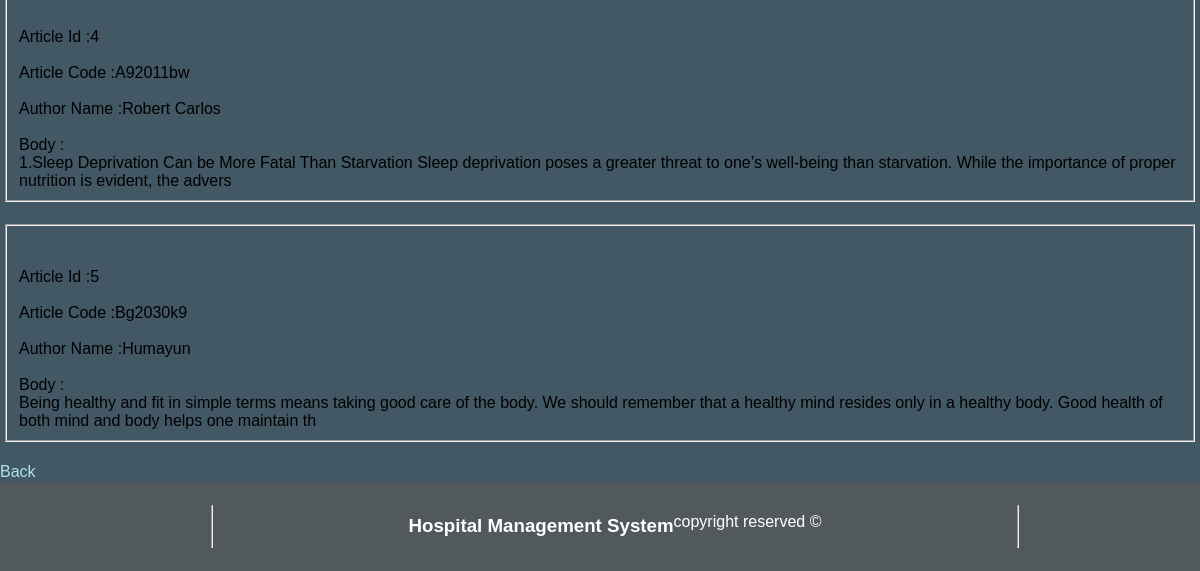
Page /Views/ViewArticle.php (signed in, lower part) on the earlier database version.
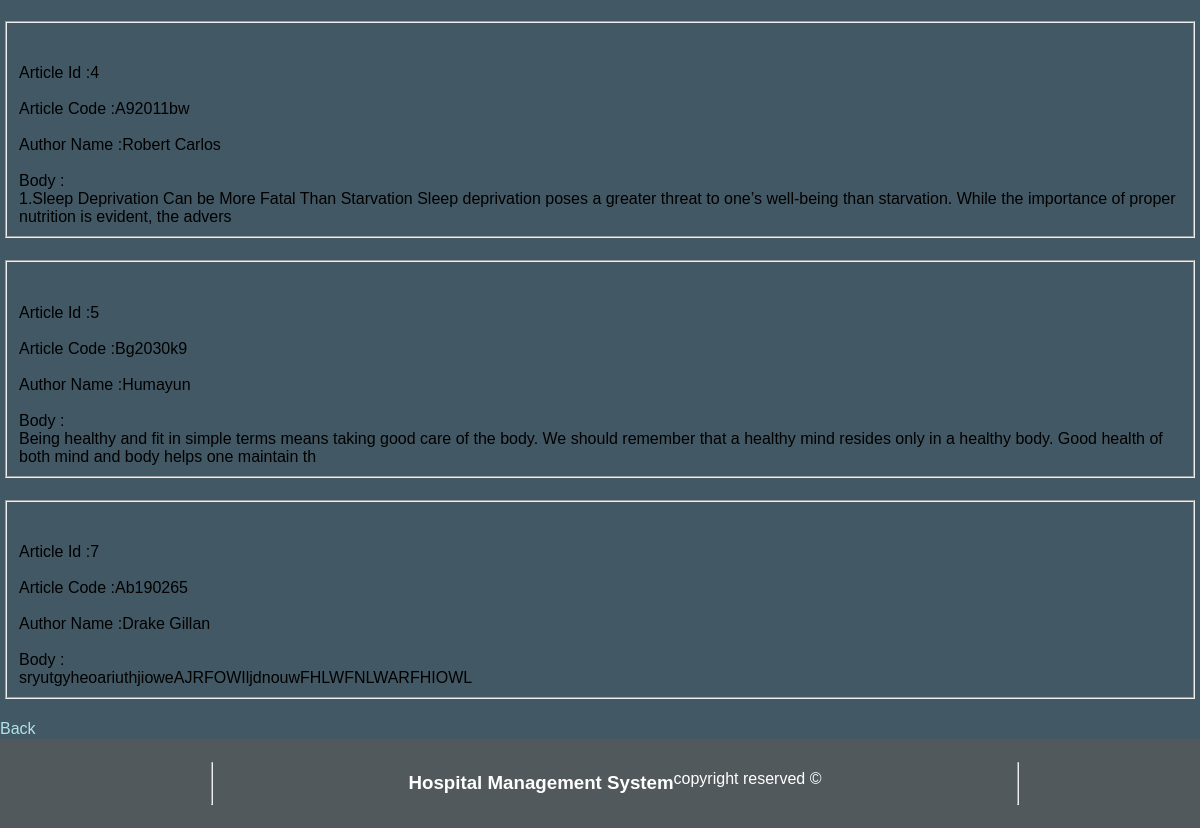
Same page on the later database version.
### tables this page shows
CREATE TABLE `article` (
  `Id` int(100) NOT NULL,
  `ArticleCode` varchar(100) NOT NULL,
  `AuthorName` varchar(100) NOT NULL,
  `Body` varchar(200) NOT NULL
);

### Models/database.php (called while the page is built, shortened)
<?php
$dbhost = "127.0.0.1";
$dbuser = "root";
$dbpass = "";
$dbname = "project";
function getConnection(){
    global $dbhost;
    global $dbuser;
    global $dbpass;
    global $dbname;
    return  mysqli_connect($dbhost, $dbuser, $dbpass, $dbname);
}
function ViewArticle()
{
    $con = getConnection();
    $sql = "Select * from article";
     $status = mysqli_query($con, $sql);
        return $status;
}
?>

### Views/ViewArticle.php (the view, shortened to what this page needs)
<?php
require '../Models/Database.php';
?>
<!DOCTYPE html>
<html lang="en">
<head>
    <link rel="stylesheet" href="../Views/css/styles.css">
</head>
<body class="Body">
<table>
    <?php
     $status = ViewArticle();
     if($status)
 {
     while($row=mysqli_fetch_assoc($status)){
     echo '
     <tbody>
     <tr>
     <td><fieldset><br><br>
     Article Id :'.$row['Id'].'<br><br>
     Article Code :'.$row['ArticleCode'].'<br><br>
     Author Name :'.$row['AuthorName'].'<br><br>
     Body :<br>'.$row['Body'].'</fieldset><br></td><br><br>
</tr>
</tbody>';
     }
 }
?>
</table>
<a class="DDref"  href="Articles.php">Back</a><br><br>
<a class="DDref" href="DoctorDashboard.php">Home</a><br>
<a href=""></a><br><br><br>
</body>
</html>

Differences in the rows shown:
added article: Id "7", ArticleCode "Ab190265", AuthorName "Drake Gillan", Body "sryutgyheoariuthjioweAJRFOWIljdnouwFHLWFNLWARFHIOWL"
